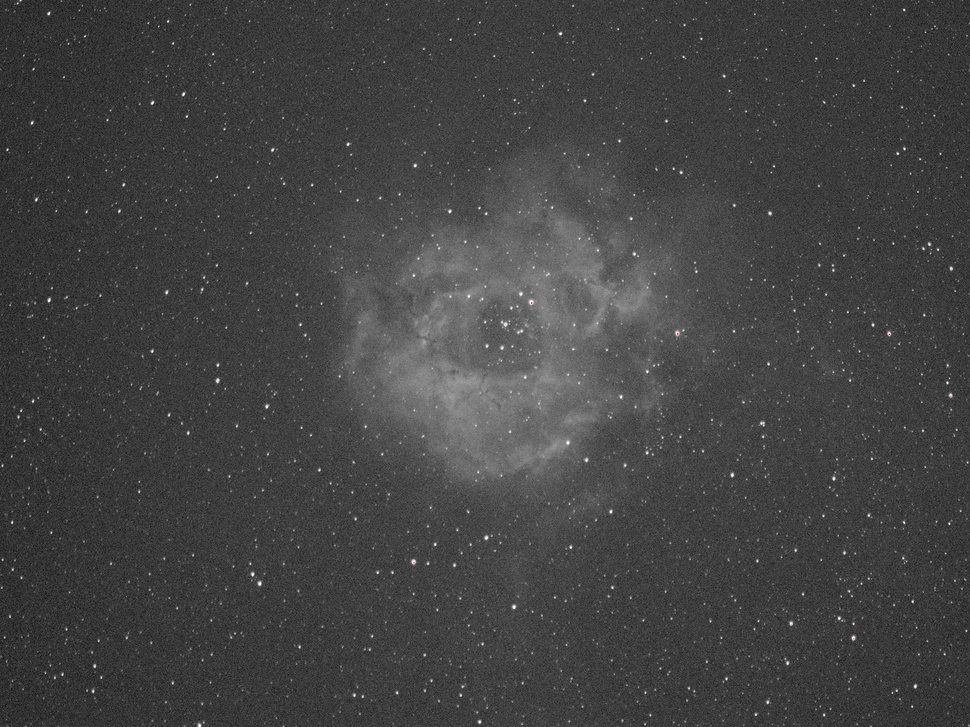
#> input picture tools/image/rose.jpeg, 970 x 727 px, shrunk from 1600 x 1200 before the run
$ python -i streaks.py   (imports and definitions only)
#> lines starting #> are read from the running program, lines starting #| are printed output that depends on the picture
### tools/clean_dss/discriminate.py
"""Trail-vs-DSO discriminator for scanner-detected candidate lines in DSS2 tiles.

The streak scanner (streaks.scan_image) fires on any coherent thin over-density
along a straight line. But not every such line is a satellite/aircraft TRAIL that
should be cleaned: a galaxy's edge-on disk, a nebula filament/ridge, or just a
straight cut through a dense star/dust field also trip it. Cleaning those erases
REAL astronomy, so we need a discriminator that keeps only genuine trails.

PHYSICS (the anchor): a real trail is BALLISTIC. It is a straight line (zero
curvature) and its bright ridge PERSISTS along the whole track at ONE perpendicular
offset. A galaxy disk / nebula filament CURVES or meanders and is wide; a dense
field has no coherent thin over-density on the line at all -- it only fakes a bright
line via a few saturated stars that happen to sit on it.

DECISION METHOD (thinScore, p90 projection): sample the star-suppressed high-pass on
a rotated ROI (along-track x perpendicular) about the scanner fit, then project each
perpendicular offset with the 90th PERCENTILE over the along-track axis. The p90 (not
a median) is the key fix: a real trail may be FAINT and INTERMITTENT (dashed), and a
median-over-track projection hits the dashes' gaps and washes such a trail out -- the
median gate mis-rejected the batch-1-approved faint reals 491/212/236/18. The p90
keeps a ridge that is present even 10-20% of the track, while a wide diffuse DSO
(galaxy/nebula extended source) still projects to a broad hump. From the p90 profile:

    exc       = core (max p90 within |ds|<=1.5) - flank (median p90 over 5<=|ds|<=12)
    fwhm      = full width of the p90 profile above half its peak
    thinScore = exc / (1 + max(0, fwhm - 2))        (on-line excess, thinness-normalised)

The FWHM normalisation is what rejects WIDE diffuse DSOs: a galaxy/nebula ridge is
~28px wide so its thinScore collapses even with a large excess, while a ~2px trail
keeps its excess. Decision: is_trail = detected AND thinScore > THINSCORE_MIN. Note the
policy is AGGRESSIVE-thin: we gate on thinness + on-line excess and do NOT additionally
require straightness, so thin-but-slightly-curved-in-nebulosity trails are also cleaned;
only WIDE diffuse DSOs are rejected.

CALIBRATION (labeled DSS ground truth, PER-FIT over every fit of each order-3 region):
    reject ceiling across ALL fits of every DSO/dense tile = 1.70 (tile 160); the only
    non-trail fits above that are the plate-seam gradient 104 (2.34) and the star-chain
    374 (2.73). Real trails clear it: 227~7.2, 491~98.9, and crucially the faint FRAGMENTED
    real trail 40 whose collinear segments score 3.14/3.82 (its TOP fit is a vertical seam
    at 0.39). THINSCORE_MIN = 2.5 (aggressive) stays above the 1.70 DSO/dense ceiling and
    seam 104 (2.34) but ADMITS star-chain 374 (2.73) -- surfaced for human review, not
    auto-trusted. per-fit gating stays safe for DSO/dense because none reach 2.5.

SECONDARY (reported only, do NOT gate): the legacy median-over-track Radon `sharpness`
and its `prom` (the corrector uses `prom` to lower the support gate for faint reals),
plus the single-line `ridge_rms`. These are computed for inspection/wiring and are NOT
part of the decision.
"""
import numpy as np

from . import streaks_hp as HP

# --- primary Radon-sharpness geometry ---
ANGLE_SPAN_DEG = 8.0       # +/- search around the scanner fit angle (deg)
N_ANGLES = 33              # orientations sampled across the span
PERP_HALF = 14.0           # perpendicular ROI half-extent (px)
PERP_STEP = 0.5            # perpendicular sampling step (px)

# --- decision threshold ---
# thinScore = p90-projection on-line excess, thinness-normalised (see module docstring).
# Calibrated PER-FIT on labeled DSS (over every fit of each order-3 region, not just the
# top fit): the reject ceiling across ALL fits of every DSO/dense tile is 1.70 (tile 160);
# the highest non-trail fits above it are seam 104 (2.34) and star-chain 374 (2.73). Real
# trails clear it (faint fragmented tile 40 at 3.14/3.82; 227~7.2; 491~98.9).
# THINSCORE_MIN = 2.0 (most aggressive, user-selected for empirical review): only 0.3 above
# the 1.70 DSO/dense ceiling, so it admits every borderline non-trail above 2.0 -- seam 104
# (2.34), star-chain 374 (2.73), emission-nebula 206 (2.96), plus anything in [2.0, 2.5).
# These are ALL surfaced in the review gallery for a human exclude/keep call, NOT auto-
# trusted. (3.0 rejects all of them with a 1.3 margin; 2.5 admits 206+374; see git history.)
THINSCORE_MIN = 2.0

# --- decision threshold (legacy, retained for the SECONDARY reported `sharpness`) ---
# The old median-over-track Radon sharpness gate; kept ONLY for back-compat reporting.
# It is no longer the decision feature -- it washed out faint dashed trails.
SHARPNESS_THRESH = 3.0

# --- corroborating single-line ridge RMS (reported only, does NOT gate) ---
RIDGE_THR = 3.0            # high-pass response gate for the ridge centroid
RIDGE_HALF = 12.0         # perpendicular half-extent for the ridge scan (px)


def _bilinear(R, x, y):
    """Bilinear sample of 2D field R at fractional (x, y) (clamped to the border)."""
    h, w = R.shape
    x0 = np.clip(np.floor(x).astype(int), 0, w - 2)
    y0 = np.clip(np.floor(y).astype(int), 0, h - 2)
    fx = x - x0
    fy = y - y0
    return (R[y0, x0] * (1 - fx) * (1 - fy) + R[y0, x0 + 1] * fx * (1 - fy)
            + R[y0 + 1, x0] * (1 - fx) * fy + R[y0 + 1, x0 + 1] * fx * fy)


def _radon_sharpness(resp, fit):
    """Median-over-track Radon sharpness around the fit orientation.

    Returns (sharpness, prom, fwhm, ang_ratio). At each of N_ANGLES orientations
    spanning +/-ANGLE_SPAN_DEG around the fit angle, sample the response on a rotated
    ROI (along-track x perpendicular), take the MEDIAN over the along-track axis to
    get a perpendicular profile, and keep the orientation whose profile has the
    tallest peak-above-median. sharpness = peak prominence / FWHM of that profile.
    """
    cx, cy = fit["cx"], fit["cy"]
    ux, uy = fit["u"]
    ang0 = np.arctan2(uy, ux)
    s0, s1 = fit["span"]
    L = s1 - s0

    ts = np.linspace(-L / 2.0, L / 2.0, int(max(16, min(500, abs(L)))))
    ds = np.arange(-PERP_HALF, PERP_HALF + 0.01, PERP_STEP)
    dstep = ds[1] - ds[0]
    angs = np.deg2rad(np.linspace(-ANGLE_SPAN_DEG, ANGLE_SPAN_DEG, N_ANGLES))

    ang_peaks = []
    profs = []
    for da in angs:
        a = ang0 + da
        u = np.array([np.cos(a), np.sin(a)])
        n = np.array([-np.sin(a), np.cos(a)])
        T, Dd = np.meshgrid(ts, ds)
        X = cx + T * u[0] + Dd * n[0]
        Y = cy + T * u[1] + Dd * n[1]
        pm = np.median(_bilinear(resp, X, Y), axis=1)   # MEDIAN over along-track -> star-robust
        ang_peaks.append(pm.max() - np.median(pm))
        profs.append(pm)
    ang_peaks = np.array(ang_peaks)
    ib = int(np.argmax(ang_peaks))
    prof = profs[ib]
    bg = np.median(prof)
    pk = prof.max() - bg
    ipk = int(np.argmax(prof))
    half = bg + pk / 2.0
    above = prof >= half
    lo = hi = ipk
    while lo > 0 and above[lo - 1]:
        lo -= 1
    while hi < len(above) - 1 and above[hi + 1]:
        hi += 1
    fwhm = (hi - lo + 1) * dstep
    sharpness = pk / max(fwhm, 1e-6)
    ang_ratio = float(ang_peaks.max() / max(np.median(ang_peaks), 1e-6))
    return float(sharpness), float(pk), float(fwhm), ang_ratio


def _thin_score(resp, fit):
    """p90-projection thinScore -- the DECISION feature (see module docstring).

    `resp` is the star-suppressed positive high-pass max-over-channels field
    (HP.response recipe / clip(highpass.max(2),0,None)), the SAME field scan_image
    passes in. Sample it on a rotated ROI (along-track ts x perpendicular ds) about
    the fit, project each perpendicular offset with the 90th PERCENTILE over the
    along-track axis (p90 keeps a faint/dashed ridge a median would wash out), then:
        exc = core (max p90 within |ds|<=1.5) - flank (median p90 over 5<=|ds|<=12)
        fwhm = full width of the p90 profile above half its peak
        thinScore = exc / (1 + max(0, fwhm - 2))
    Returns (thinscore, {"exc_p90":.., "fwhm":..}).
    """
    c = np.array([fit["cx"], fit["cy"]], float)
    u = np.asarray(fit["u"], float)
    n = np.asarray(fit["n"], float)
    s0, s1 = fit["span"]
    ts = np.arange(s0, s1, 1.0)
    ds = np.arange(-14, 14.01, 0.5)
    if ts.size == 0:
        return 0.0, {"exc_p90": 0.0, "fwhm": 99.0}
    M = np.zeros((len(ds), len(ts)))
    for j, t in enumerate(ts):
        b = c + t * u
        M[:, j] = _bilinear(resp, b[0] + ds * n[0], b[1] + ds * n[1])
    p90 = np.percentile(M, 90, axis=1)                     # p90 over along-track
    core = float(p90[np.abs(ds) <= 1.5].max())
    flank = float(np.median(p90[(np.abs(ds) >= 5) & (np.abs(ds) <= 12)]))
    exc = core - flank
    pk = p90.max()
    half = pk * 0.5
    ab = ds[p90 >= half]
    fwhm = float(ab.max() - ab.min()) if ab.size else 99.0
    thinscore = exc / (1.0 + max(0.0, fwhm - 2.0))
    return float(thinscore), {"exc_p90": round(exc, 1), "fwhm": round(fwhm, 1)}


def _ridge_rms(resp, fit):
    """Corroborating (reported only) weighted RMS of the response-weighted perpendicular
    ridge centroid about a robust straight-line fit. Large for curved/meandering DSO
    ridges, small for straight trails. Returns 99.0 if too few ridge points."""
    cx, cy = fit["cx"], fit["cy"]
    uu = np.array(fit["u"], float)
    nn = np.array(fit["n"], float)
    s0, s1 = fit["span"]
    dg = np.arange(-RIDGE_HALF, RIDGE_HALF + 0.01, 0.5)
    tsr = np.arange(np.floor(s0), np.ceil(s1) + 1, 1.0)
    rd, rw, rt = [], [], []
    for t in tsr:
        pr = _bilinear(resp, cx + t * uu[0] + dg * nn[0], cy + t * uu[1] + dg * nn[1])
        if pr.max() > RIDGE_THR:
            w = np.clip(pr - RIDGE_THR, 0, None)
            if w.sum() > 0:
                rd.append((w * dg).sum() / w.sum())
                rw.append(pr.max())
                rt.append(t)
    if len(rd) < 4:
        return 99.0
    rd = np.array(rd)
    rw = np.array(rw)
    rt = np.array(rt)
    A = np.vstack([rt, np.ones_like(rt)]).T
    Wt = rw.copy()
    coef = np.array([0.0, 0.0])
    for _ in range(5):
        sw = np.sqrt(Wt)
        coef, *_ = np.linalg.lstsq(A * sw[:, None], rd * sw, rcond=None)
        res = rd - A @ coef
        sc = np.median(np.abs(res)) * 1.4826 + 1e-6
        Wt = rw * (np.abs(res) < 3 * sc)
    return float(np.sqrt(np.average((rd - A @ coef) ** 2, weights=rw)))


def trail_vs_dso(img, fit, resp=None):
    """REAL ballistic trail (clean it) vs DSO / dense-field false positive (keep it).

    Pure function of a uint8 RGB DSS tile (any square size; the scanner uses 512 tiles
    or the 1024 region stitch) and the scanner fit dict with keys cx, cy, u=[ux,uy]
    along-track unit, n=[nx,ny] perp unit, span=(s0,s1). A None fit (no detection)
    returns is_trail=False.

    DECISION feature: p90-projection `thinscore` (see module docstring).
    Decision: is_trail = detected AND thinscore > THINSCORE_MIN. The legacy Radon
    `sharpness`/`prom`, `ang_ratio` and the single-line `ridge_rms` are computed and
    returned for inspection/wiring (the corrector reads `prom` to lower the support gate
    for faint reals) but DO NOT gate the decision.

    `resp` (the scanner high-pass response, HP.response(img)) may be passed in to avoid
    recomputing it when a caller already has it (e.g. scan_image annotating every
    group); if None it is computed here so the function stays self-contained.

    Returns {"is_trail": bool, "features": {detected, thinscore, exc_p90, fwhm,
    sharpness, prom, ang_ratio, ridge_rms}}. `fwhm` is the thinScore ridge FWHM.
    """
    if fit is None:
        return dict(is_trail=False, features=dict(
            detected=False, thinscore=0.0, exc_p90=0.0, fwhm=99.0,
            sharpness=0.0, prom=0.0, ang_ratio=0.0, ridge_rms=99.0))

    if resp is None:
        resp = HP.response(img)

    thinscore, tinfo = _thin_score(resp, fit)                 # DECISION feature
    sharpness, prom, _sfwhm, ang_ratio = _radon_sharpness(resp, fit)  # secondary (reported)
    ridge_rms = _ridge_rms(resp, fit)                         # secondary (reported)

    is_trail = bool(thinscore > THINSCORE_MIN)
    return dict(is_trail=is_trail, features=dict(
        detected=True, thinscore=float(thinscore), exc_p90=float(tinfo["exc_p90"]),
        fwhm=float(tinfo["fwhm"]), sharpness=float(sharpness), prom=float(prom),
        ang_ratio=float(ang_ratio), ridge_rms=float(ridge_rms)))


# [7 lines left out: function get_fit, not called in this run]

### tools/clean_dss/streaks.py
"""Streak (satellite/aircraft/scratch trail) scanner for DSS tiles. Star-suppressed
directional-opening high-pass -> HoughLinesP -> merge -> weighted-PCA refine ->
perpendicular profile measure -> score. Size-parametric (512 tiles or the 1024 region
stitch) and +/- polarity (bright trails or dark artifacts). Ported from
the internal design notes."""
import numpy as np
import cv2

from . import discriminate

DEFAULT_THRESH = 2.5
DEFAULT_MIN_LEN = 150
DEFAULT_MAX_GAP = 25
DENSE_BINFRAC = 0.10        # binary fraction above this = dense-texture tile (galactic plane)
DENSE_NGROUPS = 10


def highpass(img, ksize=31):
    hp = np.empty(img.shape, np.float32)
    for c in range(3):
        ch = img[:, :, c].astype(np.uint8)
        bg = cv2.medianBlur(ch, ksize).astype(np.float32)
        hp[:, :, c] = img[:, :, c].astype(np.float32) - bg
    return hp


_SES = {}
def _line_ses(line_len=15, n_angles=24):
    key = (line_len, n_angles)
    if key not in _SES:
        ses = []
        for a in np.linspace(0, 180, n_angles, endpoint=False):
            r = (line_len - 1) // 2
            t = np.deg2rad(a); dx, dy = np.cos(t), np.sin(t)
            se = np.zeros((line_len, line_len), np.uint8)
            for s in range(-r, r + 1):
                x = int(round(line_len // 2 + s * dx)); y = int(round(line_len // 2 + s * dy))
                se[y, x] = 1
            ses.append(se)
        _SES[key] = ses
    return _SES[key]


def streak_map(hp, polarity=1, line_len=15, n_angles=24):
    d = np.clip(hp.max(axis=2) if polarity > 0 else (-hp).max(axis=2), 0, None).astype(np.float32)
    resp = np.zeros_like(d)
    for se in _line_ses(line_len, n_angles):
        np.maximum(resp, cv2.morphologyEx(d, cv2.MORPH_OPEN, se), out=resp)
    return resp


def detect_lines(resp, thresh, min_len=DEFAULT_MIN_LEN, max_gap=DEFAULT_MAX_GAP):
    binm = (resp > thresh).astype(np.uint8) * 255
    lines = cv2.HoughLinesP(binm, 1, np.pi / 360, threshold=100,
                            minLineLength=min_len, maxLineGap=max_gap)
    if lines is None:
        return binm, []
    return binm, [tuple(int(v) for v in l) for l in np.asarray(lines).reshape(-1, 4)]


def merge_lines(lines, ang_tol=4.0, dist_tol=6.0):
    groups = []
    for (x1, y1, x2, y2) in lines:
        a = np.rad2deg(np.arctan2(y2 - y1, x2 - x1)) % 180.0
        mx, my = (x1 + x2) / 2, (y1 + y2) / 2
        placed = False
        for g in groups:
            da = abs(a - g["angle"]); da = min(da, 180 - da)
            if da > ang_tol:
                continue
            t = np.deg2rad(g["angle"]); n = np.array([-np.sin(t), np.cos(t)])
            if abs(np.dot([mx - g["cx"], my - g["cy"]], n)) < dist_tol:
                g["segs"].append((x1, y1, x2, y2)); placed = True
                pts = np.array([(sx, sy) for s in g["segs"] for sx, sy in ((s[0], s[1]), (s[2], s[3]))], float)
                g["cx"], g["cy"] = pts[:, 0].mean(), pts[:, 1].mean()
                break
        if not placed:
            groups.append(dict(angle=a, cx=mx, cy=my, segs=[(x1, y1, x2, y2)]))
    return groups


def refine_line(resp, g, thresh, corridor=4):
    t = np.deg2rad(g["angle"]); u = np.array([np.cos(t), np.sin(t)]); n = np.array([-u[1], u[0]])
    yy, xx = np.nonzero(resp > thresh)
    if len(xx) == 0:
        return None
    rel = np.stack([xx - g["cx"], yy - g["cy"]], 1).astype(float)
    perp = rel @ n
    m = np.abs(perp) < corridor
    if m.sum() < 50:
        return None
    w = resp[yy[m], xx[m]]
    pts = np.stack([xx[m], yy[m]], 1).astype(float)
    c = np.average(pts, 0, weights=w)
    d = pts - c
    cov = (d * w[:, None]).T @ d / w.sum()
    _ev, evec = np.linalg.eigh(cov)
    u2 = evec[:, -1]
    al = d @ u2
    return dict(cx=float(c[0]), cy=float(c[1]),
                angle=float(np.rad2deg(np.arctan2(u2[1], u2[0])) % 180),
                u=np.array([u2[0], u2[1]]), n=np.array([-u2[1], u2[0]]),
                span=(float(al.min()), float(al.max())), support=int(m.sum()))


def measure(hp, resp, fit, size, thresh, half=12):
    u, n = fit["u"], fit["n"]; c = np.array([fit["cx"], fit["cy"]])
    a0, a1 = fit["span"]
    ts = np.arange(a0, a1, 4.0)
    offs = np.arange(-half, half + 0.5, 0.5)
    prof = np.full((3, len(offs), len(ts)), np.nan, np.float32)
    on_line = np.zeros(len(ts), bool)
    for k, t in enumerate(ts):
        pts = c + t * u + offs[:, None] * n[None, :]
        xs, ys = pts[:, 0], pts[:, 1]
        ok = (xs >= 0) & (xs < size - 1) & (ys >= 0) & (ys < size - 1)
        if not ok.any():
            continue
        xi, yi = xs[ok].astype(int), ys[ok].astype(int)
        for ch in range(3):
            prof[ch, ok, k] = hp[yi, xi, ch]
        pc = c + t * u
        if 0 <= pc[0] < size and 0 <= pc[1] < size:
            on_line[k] = resp[int(pc[1]), int(pc[0])] > thresh
    med = np.nanmedian(prof, axis=2); p75 = np.nanpercentile(prof, 75, axis=2)
    wings = np.abs(offs) > 8
    amps, amps75 = [], []
    for ch in range(3):
        amps.append(float(np.nanmax(med[ch, ~wings]) - np.nanmedian(med[ch, wings])))
        amps75.append(float(np.nanmax(p75[ch, ~wings]) - np.nanmedian(p75[ch, wings])))
    dom = int(np.argmax(amps))
    pr = med[dom] - np.nanmedian(med[dom, wings])
    pk = np.nanmax(pr[~wings]); above = offs[(pr >= pk / 2) & (np.abs(offs) <= 8)]
    fwhm = float(above.max() - above.min() + 0.5) if len(above) else float("nan")
    cov = float(on_line.mean()) if len(on_line) else 0.0
    p0 = (c + a0 * u).tolist(); p1 = (c + a1 * u).tolist()
    return dict(amps=amps, amps75=amps75, dom="RGB"[dom], fwhm=fwhm,
                length=float(a1 - a0), fill=cov,
                p0=[round(v, 1) for v in p0], p1=[round(v, 1) for v in p1],
                angle=round(float(fit["angle"]), 1))


def score_group(m):
    adom75 = max(m["amps75"])
    thin = 1.5 if (m["fwhm"] == m["fwhm"] and m["fwhm"] <= 6) else 0.5
    return round(adom75 * m["fill"] * thin, 2)


def scan_image(img, thresh=DEFAULT_THRESH, min_len=DEFAULT_MIN_LEN, max_gap=DEFAULT_MAX_GAP,
               polarity=1, max_groups=25):
    """Detect + localize + score all trail candidates in one image (512 or 1024).
    Returns {binfrac, ngroups, dense, groups:[{**measure, score, fit:{...},
    is_trail, features}]}. Each group additionally carries the trail-vs-DSO
    discriminator verdict (is_trail) and its features (discriminate.trail_vs_dso):
    is_trail False marks a DSO / dense-field false positive that must NOT be cleaned.
    Scoring/geometry keys are unchanged (the gate only ADDS keys)."""
    size = img.shape[0]
    hp = highpass(img)
    resp = streak_map(hp, polarity=polarity)
    binm, lines = detect_lines(resp, thresh, min_len, max_gap)
    binfrac = float((binm > 0).mean())
    groups = merge_lines(lines)
    recs = []
    hp_pol = hp * polarity                       # measure amplitudes in the trail's polarity
    # discriminator response: star-suppressed positive high-pass in the trail's polarity
    # (HP.response recipe), reused for every group so we don't recompute it per fit.
    disc_resp = np.clip((hp * polarity).max(axis=2), 0, None)
    for g in groups[:max_groups]:
        fit = refine_line(resp, g, thresh)
        if fit is None:
            continue
        m = measure(hp_pol, resp, fit, size, thresh)
        m["score"] = score_group(m)
        m["fit"] = fit
        # trail-vs-DSO gate: annotate (does NOT alter score/keys; adds is_trail+features)
        disc = discriminate.trail_vs_dso(img, fit, resp=disc_resp)
        m["is_trail"] = disc["is_trail"]
        m["features"] = disc["features"]
        recs.append(m)
    dense = (binfrac > DENSE_BINFRAC) or (len(groups) > DENSE_NGROUPS)
    return {"binfrac": round(binfrac, 4), "ngroups": len(groups), "dense": bool(dense),
            "groups": recs}

>>> import cv2
>>> picture = cv2.imread('../image/rose.jpeg')
#> picture is the input picture: shape (727, 970, 3); mean B, G, R 66.9, 66.9, 66.9
>>> result = scan_image(picture)
#> after the loop in highpass, `for c in range(3):`:
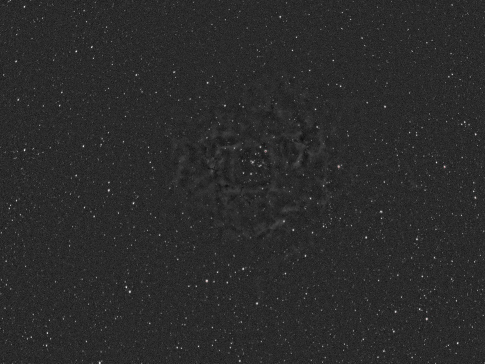
#> hp: shape (727, 970, 3) float32 (shown at 1/2 size); mean B, G, R 0.7, 0.7, 0.7; drawn with min black and max white
#> in streak_map, `d = np.clip(hp.max(axis=2) if polarity > 0 else (-hp).max(axis=2), 0, ..`:
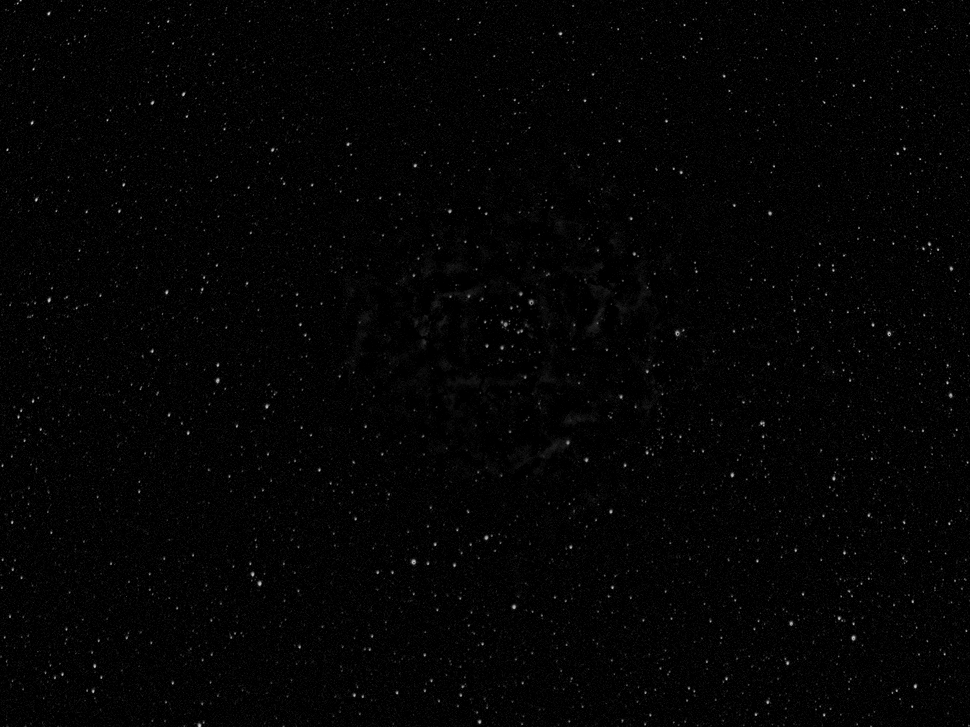
#> d: shape (727, 970) float32; min 0, max 204, mean 3.9
#> (the rest of the program and of its run is left out)
